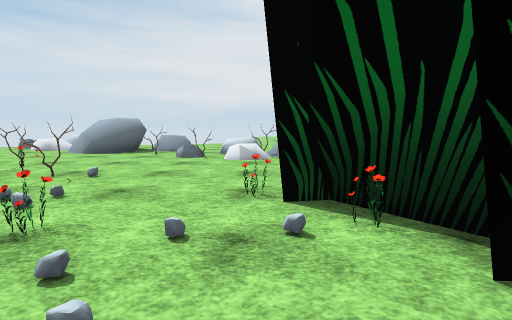
[1] (above)

16 first-person views from a walk through a Unity game level. The camera is 1.2 m above the floor, tilts 6° down and sees 85° across. The floor is counted in squares, 2 m on a side. Each view is taken from the middle of a square. On the plan, view 1 faces up. The plan holds only what a view shows up to about 9 squares ahead; the rest is blank. The place goes on beyond the plan. The player character is not drawn. Some surface patterns are stand-ins.

[2]
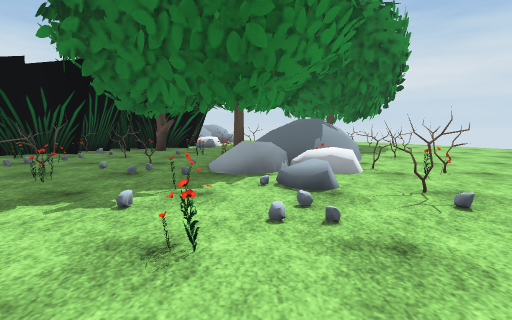

[3]
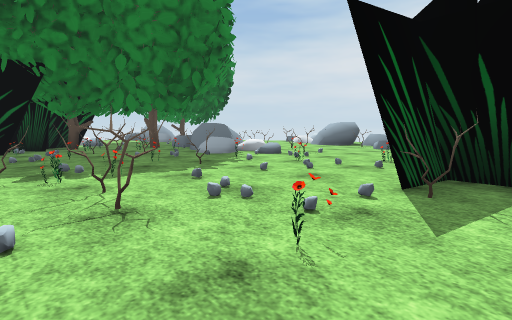

[4]
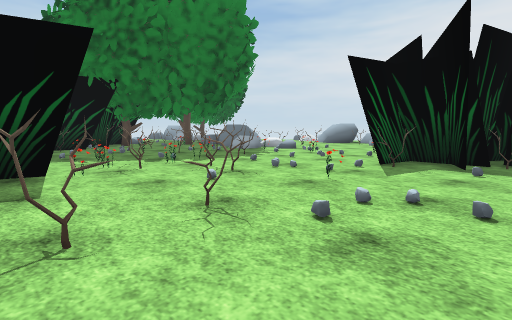

[5]
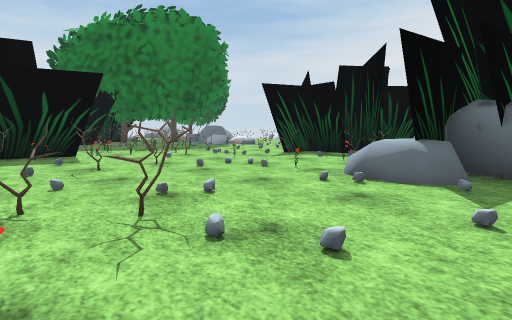

[6]
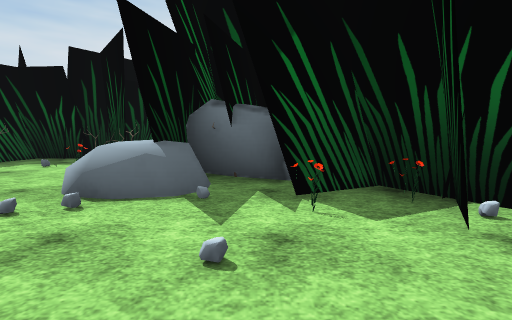

[7]
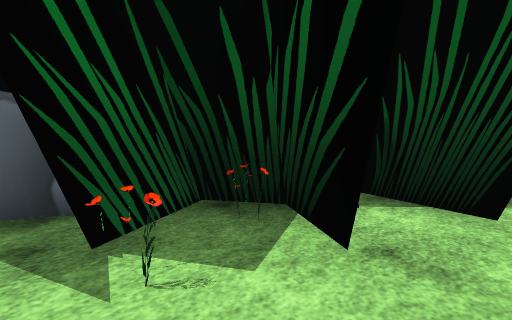

[8]
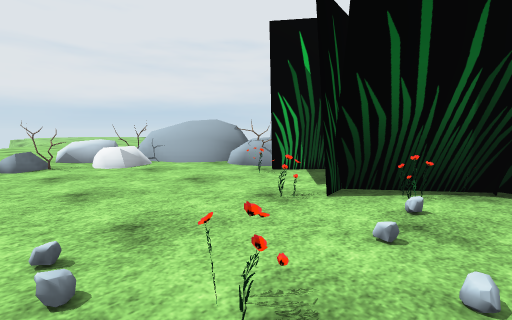

[9]
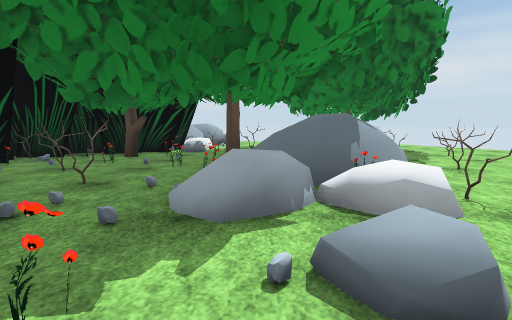

[10]
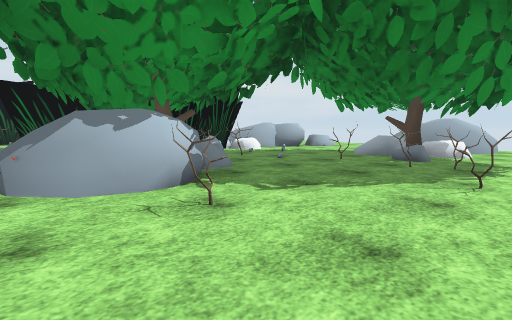

[11]
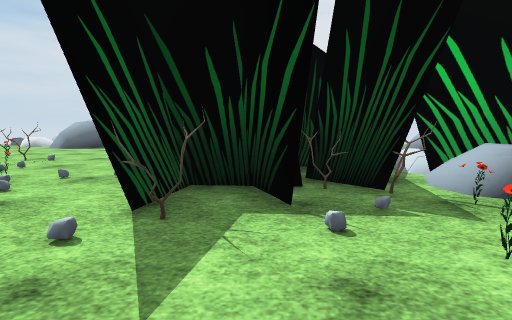

[12]
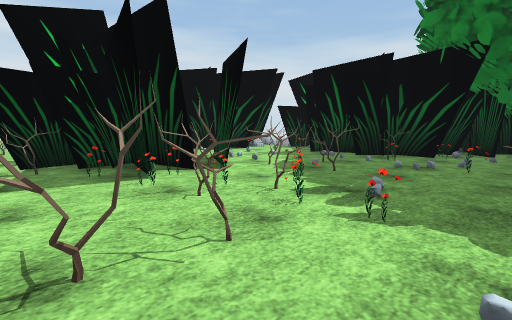

[13]
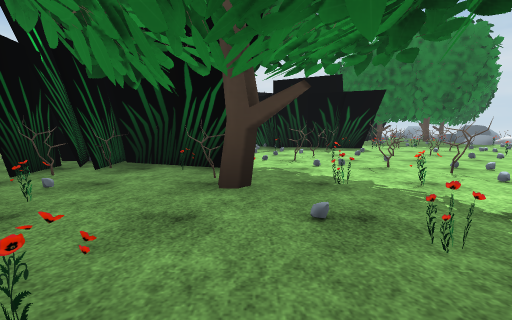

[14]
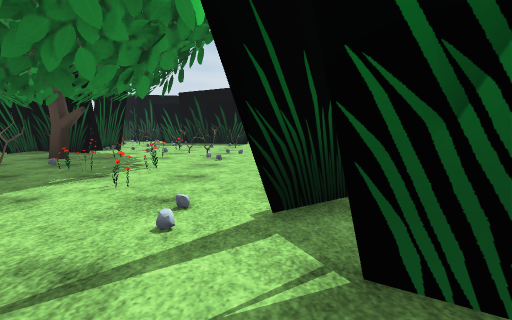

[15]
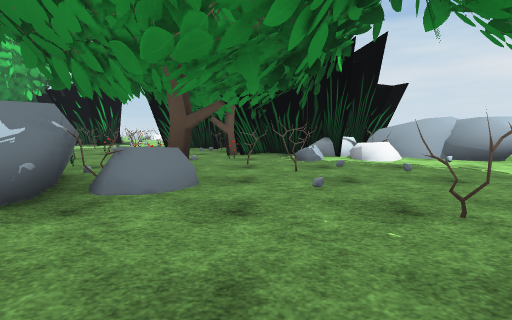

[16]
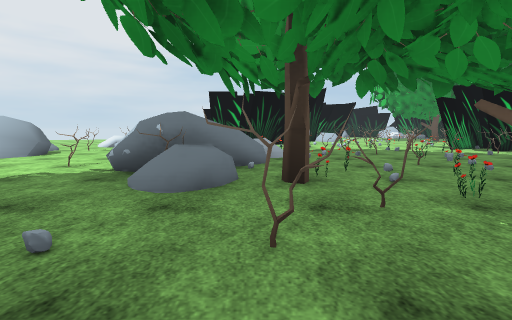

### Floor plan
Key: @ floor where view 1 was taken; # wall or solid block; . main floor; : floor 0.75 m higher than the main floor; / step, stairs or slope; = window, fence, low wall or low ledge; ^ raised ledge; T thing the floor can be seen under or through.
Columns run from 11 left of view 1 to 11 right of it. Each row starts with its distance up from view 1.
  8 ......###..=
  7 ..#....=#.##^ =
  6 ##........###^#
  5 ##...#.......^#
  4 ##..^^###...###
  3 ...#^^==#..=###=:
  2 ..###^==//=.#####
  1 ..##=###=//.#.###
  0 ##=   ##=//@#..##
 -1        #=./...=###
 -2        ##=##=.==###.#
 -3        #####...=.=#...
 -4           ###..........
 -5            ##..T......
 -6            #..T T.=#.
 -7            #=## =#=#
 -8              ## # ..
 -9                   =
-10            ###
-11              #
-12              #

Where each view was taken, in squares from view 1:
view 1: 0 up, 0 right, facing up
view 2: 2 up, 0 right, facing left
view 3: 3 down, 2 right, facing up-left
view 4: 5 down, 3 right, facing up-left
view 5: 6 down, 6 right, facing up-left
view 6: 5 down, 6 right, facing up
view 7: 4 down, 6 right, facing up-right
view 8: 1 up, 2 left, facing up-right
view 9: 2 up, 2 left, facing left
view 10: 7 up, 5 left, facing down-left
view 11: 2 down, 2 right, facing up
view 12: 1 down, 0 right, facing down-left
view 13: 8 down, 8 right, facing left
view 14: 4 down, 11 right, facing left
view 15: 6 up, 9 left, facing down
view 16: 2 up, 11 left, facing right
